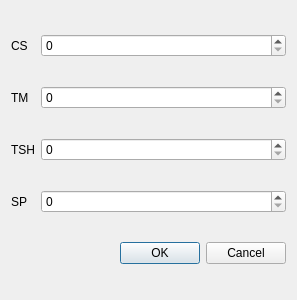
<?xml version="1.0" encoding="UTF-8"?>
<ui version="4.0">
 <class>equiv_dialog</class>
 <widget class="QDialog" name="equiv_dialog">
  <property name="geometry">
   <rect>
    <x>0</x>
    <y>0</y>
    <width>297</width>
    <height>300</height>
   </rect>
  </property>
  <property name="windowTitle">
   <string>Dialog</string>
  </property>
  <layout class="QGridLayout" name="gridLayout">
   <item row="0" column="1">
    <widget class="QLabel" name="label">
     <property name="text">
      <string>CS</string>
     </property>
    </widget>
   </item>
   <item row="2" column="1">
    <widget class="QLabel" name="label_3">
     <property name="text">
      <string>TSH</string>
     </property>
    </widget>
   </item>
   <item row="3" column="1">
    <widget class="QLabel" name="label_2">
     <property name="text">
      <string>SP</string>
     </property>
    </widget>
   </item>
   <item row="1" column="1">
    <widget class="QLabel" name="label_4">
     <property name="text">
      <string>TM</string>
     </property>
    </widget>
   </item>
   <item row="0" column="2">
    <widget class="QSpinBox" name="cs_spin"/>
   </item>
   <item row="1" column="2">
    <widget class="QSpinBox" name="tm_spin"/>
   </item>
   <item row="2" column="2">
    <widget class="QSpinBox" name="tsh_spin"/>
   </item>
   <item row="3" column="2">
    <widget class="QSpinBox" name="sp_spin"/>
   </item>
   <item row="4" column="2">
    <widget class="QDialogButtonBox" name="buttonBox">
     <property name="orientation">
      <enum>Qt::Horizontal</enum>
     </property>
     <property name="standardButtons">
      <set>QDialogButtonBox::Cancel|QDialogButtonBox::Ok</set>
     </property>
    </widget>
   </item>
  </layout>
 </widget>
 <resources/>
 <connections>
  <connection>
   <sender>buttonBox</sender>
   <signal>accepted()</signal>
   <receiver>equiv_dialog</receiver>
   <slot>accept()</slot>
   <hints>
    <hint type="sourcelabel">
     <x>248</x>
     <y>254</y>
    </hint>
    <hint type="destinationlabel">
     <x>157</x>
     <y>274</y>
    </hint>
   </hints>
  </connection>
  <connection>
   <sender>buttonBox</sender>
   <signal>rejected()</signal>
   <receiver>equiv_dialog</receiver>
   <slot>reject()</slot>
   <hints>
    <hint type="sourcelabel">
     <x>287</x>
     <y>262</y>
    </hint>
    <hint type="destinationlabel">
     <x>286</x>
     <y>274</y>
    </hint>
   </hints>
  </connection>
 </connections>
</ui>
